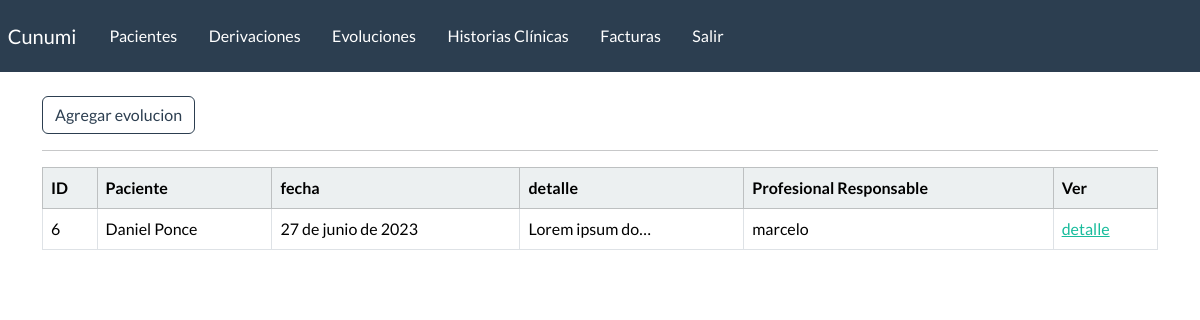
Screenshot of /listar-evoluciones/ (signed in) with the database file from the repository.
### webapp/models.py (models this page shows, shortened)
class evolucion(models.Model):
    paciente = models.ForeignKey(
        paciente, on_delete=models.CASCADE, blank=False)
    fecha = models.DateField(blank=True, null=True)
    detalle = models.TextField(blank=True)
    profesional_responsable = models.ForeignKey(User, on_delete=models.CASCADE, blank=False)

class paciente(models.Model):
    nombre = models.CharField(max_length=100)
    apellido = models.CharField(max_length=100, blank=True)
    dni = models.CharField(max_length=100, blank=True)
    telefono = models.CharField(max_length=100, blank=True)
    email = models.EmailField(blank=True)
    edad = models.IntegerField(blank=True)
    fecha_inicio = models.DateField(blank=True, null=True)
    responables = models.CharField(max_length=200, blank=True)
    motivo_consulta = models.CharField(max_length=200, blank=True)
    derivado = models.BooleanField(default=False)
    email = models.EmailField(blank=True)
    estado_choices = (
        ('activo', 'activo'),
        ('inactivo', 'inactivo'),
        ('alta', 'alta'),
        ('derivado', 'derivado'))
    estado = models.CharField(max_length=20, choices=estado_choices, default='activo')
    profesional_responsable = models.ForeignKey(User, on_delete=models.CASCADE, blank=True)
    def __str__(self):
        return f"{self.nombre} {self.apellido}"

### webapp/views.py (the view)
# urls.py: path('listar-evoluciones/',  views.listar_evoluciones, name='listar_evoluciones'),
@login_required(login_url='my-login')
def listar_evoluciones(request):
    evoluciones = evolucion.objects.all().order_by('fecha')
    data = {
        'evoluciones': evoluciones
    }
    return render(request, 'webapp/evolucion/listar.html', data)

### webapp/templates/webapp/evolucion/listar.html
{% extends 'webapp/base.html' %}
{% block content %}
<a class="btn btn-outline-primary btn-small" href="{% url 'agregar_evolucion' %}">
    Agregar evolucion
</a>
<hr>
    <table class="table table-hover table-bordered">
        <thead class="table-light">
            <tr>
                <th scope="col">ID</th>
                <th scope="col">Paciente</th>
                <th scope="col">fecha</th>
                <th scope="col">detalle</th>
                <th scope="col">Profesional Responsable</th>
                <th scope="col">Ver</th>
            </tr>
        </thead>
        <tbody>
            {% if evoluciones %}
            {% for evolucion in evoluciones %}
            <tr>
                <td>{{evolucion.id}}</td>
                <td>{{evolucion.paciente}}</td>
                <td>{{evolucion.fecha}}</td>
                <td>{{evolucion.detalle|truncatechars:15}}</td>
                <td>{{evolucion.profesional_responsable}}</td>
                <td><a href="{% url 'detalle_evolucion' evolucion.id %}">detalle</a></td>
            </tr>
            {% endfor %}
            {% endif %}
        </tbody>
    </table>
{% endblock %}

### rows the page displays
evolucion: id "6", paciente "Daniel Ponce", fecha "27 de junio de 2023", detalle "Lorem ipsum do…", profesional_responsable "marcelo"
